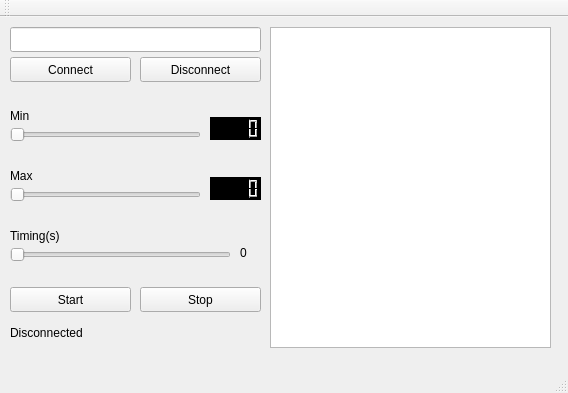
<?xml version="1.0" encoding="UTF-8"?>
<ui version="4.0">
 <class>Producer</class>
 <widget class="QMainWindow" name="Producer">
  <property name="geometry">
   <rect>
    <x>0</x>
    <y>0</y>
    <width>568</width>
    <height>393</height>
   </rect>
  </property>
  <property name="minimumSize">
   <size>
    <width>568</width>
    <height>393</height>
   </size>
  </property>
  <property name="windowTitle">
   <string>Producer</string>
  </property>
  <widget class="QWidget" name="centralWidget">
   <widget class="QPushButton" name="pushButtonConnect">
    <property name="geometry">
     <rect>
      <x>10</x>
      <y>40</y>
      <width>121</width>
      <height>25</height>
     </rect>
    </property>
    <property name="text">
     <string>Connect</string>
    </property>
   </widget>
   <widget class="QPushButton" name="pushButtonDisconnect">
    <property name="geometry">
     <rect>
      <x>140</x>
      <y>40</y>
      <width>121</width>
      <height>25</height>
     </rect>
    </property>
    <property name="text">
     <string>Disconnect</string>
    </property>
   </widget>
   <widget class="QLabel" name="labelStatus">
    <property name="geometry">
     <rect>
      <x>10</x>
      <y>300</y>
      <width>111</width>
      <height>31</height>
     </rect>
    </property>
    <property name="text">
     <string>Disconnected</string>
    </property>
   </widget>
   <widget class="QSlider" name="horizontalSliderMax">
    <property name="geometry">
     <rect>
      <x>10</x>
      <y>170</y>
      <width>191</width>
      <height>16</height>
     </rect>
    </property>
    <property name="orientation">
     <enum>Qt::Horizontal</enum>
    </property>
   </widget>
   <widget class="QSlider" name="horizontalSliderTiming">
    <property name="geometry">
     <rect>
      <x>10</x>
      <y>230</y>
      <width>221</width>
      <height>16</height>
     </rect>
    </property>
    <property name="orientation">
     <enum>Qt::Horizontal</enum>
    </property>
   </widget>
   <widget class="QLineEdit" name="lineEditIP">
    <property name="geometry">
     <rect>
      <x>10</x>
      <y>10</y>
      <width>251</width>
      <height>25</height>
     </rect>
    </property>
    <property name="text">
     <string/>
    </property>
   </widget>
   <widget class="QPushButton" name="pushButtonStart">
    <property name="geometry">
     <rect>
      <x>10</x>
      <y>270</y>
      <width>121</width>
      <height>25</height>
     </rect>
    </property>
    <property name="text">
     <string>Start</string>
    </property>
   </widget>
   <widget class="QPushButton" name="pushButtonStop">
    <property name="geometry">
     <rect>
      <x>140</x>
      <y>270</y>
      <width>121</width>
      <height>25</height>
     </rect>
    </property>
    <property name="text">
     <string>Stop</string>
    </property>
   </widget>
   <widget class="QTextBrowser" name="textBrowserCommand">
    <property name="geometry">
     <rect>
      <x>270</x>
      <y>10</y>
      <width>281</width>
      <height>321</height>
     </rect>
    </property>
    <property name="styleSheet">
     <string notr="true"/>
    </property>
   </widget>
   <widget class="QSlider" name="horizontalSliderMin">
    <property name="geometry">
     <rect>
      <x>10</x>
      <y>110</y>
      <width>191</width>
      <height>16</height>
     </rect>
    </property>
    <property name="orientation">
     <enum>Qt::Horizontal</enum>
    </property>
   </widget>
   <widget class="QLabel" name="labelMin">
    <property name="geometry">
     <rect>
      <x>10</x>
      <y>90</y>
      <width>67</width>
      <height>17</height>
     </rect>
    </property>
    <property name="text">
     <string>Min</string>
    </property>
   </widget>
   <widget class="QLabel" name="labelMax">
    <property name="geometry">
     <rect>
      <x>10</x>
      <y>150</y>
      <width>67</width>
      <height>17</height>
     </rect>
    </property>
    <property name="text">
     <string>Max</string>
    </property>
   </widget>
   <widget class="QLabel" name="labelTiming">
    <property name="geometry">
     <rect>
      <x>10</x>
      <y>210</y>
      <width>67</width>
      <height>17</height>
     </rect>
    </property>
    <property name="text">
     <string>Timing(s)</string>
    </property>
   </widget>
   <widget class="QLCDNumber" name="lcdNumber">
    <property name="geometry">
     <rect>
      <x>210</x>
      <y>100</y>
      <width>51</width>
      <height>23</height>
     </rect>
    </property>
    <property name="styleSheet">
     <string notr="true">background-color: rgb(0, 0, 0);</string>
    </property>
   </widget>
   <widget class="QLCDNumber" name="lcdNumber_2">
    <property name="geometry">
     <rect>
      <x>210</x>
      <y>160</y>
      <width>51</width>
      <height>23</height>
     </rect>
    </property>
    <property name="styleSheet">
     <string notr="true">background-color: rgb(0, 0, 0);</string>
    </property>
   </widget>
   <widget class="QLabel" name="label">
    <property name="geometry">
     <rect>
      <x>240</x>
      <y>220</y>
      <width>31</width>
      <height>31</height>
     </rect>
    </property>
    <property name="text">
     <string>0</string>
    </property>
   </widget>
  </widget>
  <widget class="QMenuBar" name="menuBar">
   <property name="geometry">
    <rect>
     <x>0</x>
     <y>0</y>
     <width>568</width>
     <height>22</height>
    </rect>
   </property>
  </widget>
  <widget class="QToolBar" name="mainToolBar">
   <attribute name="toolBarArea">
    <enum>TopToolBarArea</enum>
   </attribute>
   <attribute name="toolBarBreak">
    <bool>false</bool>
   </attribute>
  </widget>
  <widget class="QStatusBar" name="statusBar"/>
 </widget>
 <layoutdefault spacing="6" margin="11"/>
 <resources/>
 <connections>
  <connection>
   <sender>horizontalSliderMin</sender>
   <signal>valueChanged(int)</signal>
   <receiver>lcdNumber</receiver>
   <slot>display(int)</slot>
   <hints>
    <hint type="sourcelabel">
     <x>131</x>
     <y>153</y>
    </hint>
    <hint type="destinationlabel">
     <x>227</x>
     <y>153</y>
    </hint>
   </hints>
  </connection>
  <connection>
   <sender>horizontalSliderMax</sender>
   <signal>valueChanged(int)</signal>
   <receiver>lcdNumber_2</receiver>
   <slot>display(int)</slot>
   <hints>
    <hint type="sourcelabel">
     <x>130</x>
     <y>211</y>
    </hint>
    <hint type="destinationlabel">
     <x>217</x>
     <y>215</y>
    </hint>
   </hints>
  </connection>
  <connection>
   <sender>horizontalSliderTiming</sender>
   <signal>valueChanged(int)</signal>
   <receiver>label</receiver>
   <slot>setNum(int)</slot>
   <hints>
    <hint type="sourcelabel">
     <x>227</x>
     <y>275</y>
    </hint>
    <hint type="destinationlabel">
     <x>251</x>
     <y>276</y>
    </hint>
   </hints>
  </connection>
 </connections>
</ui>
